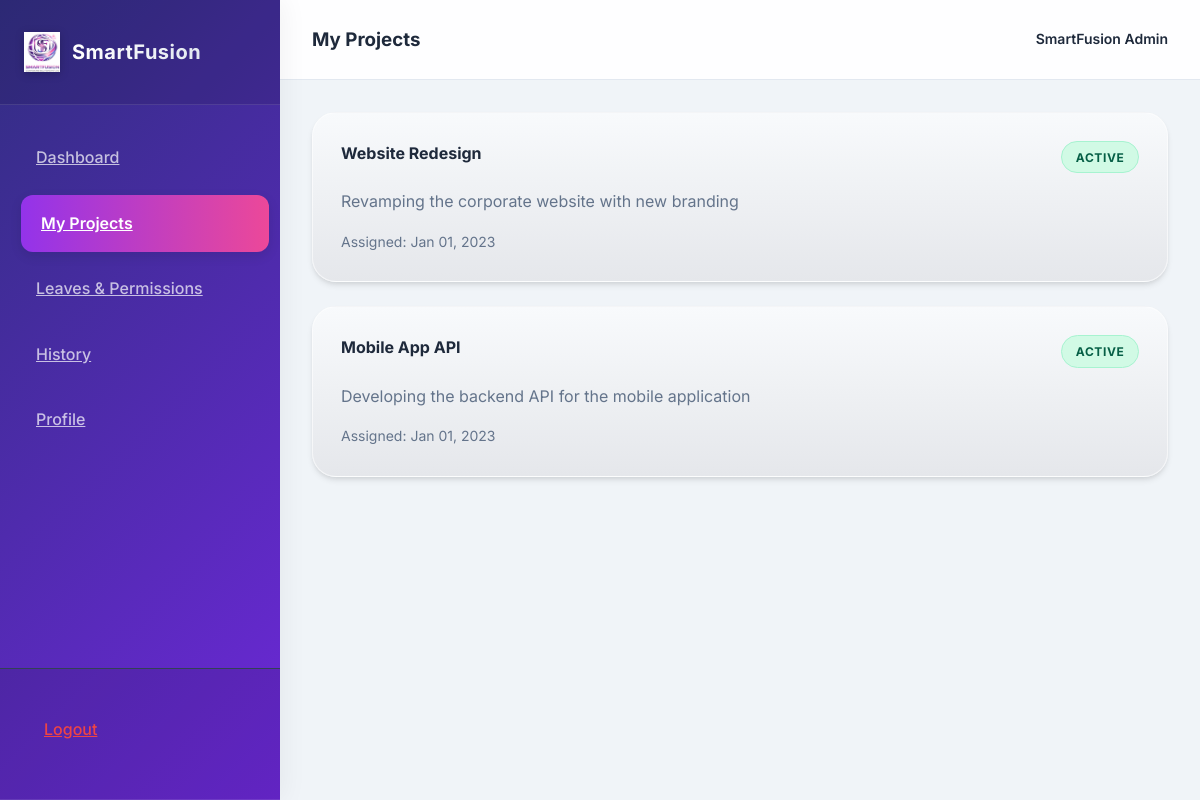
The page /my_projects.php (signed in) on the database its author committed.
### tables this page shows
CREATE TABLE IF NOT EXISTS projects (
    id INT AUTO_INCREMENT PRIMARY KEY,
    name VARCHAR(100) NOT NULL,
    description TEXT,
    status ENUM('Active', 'On Hold', 'Completed') DEFAULT 'Active',
    created_at TIMESTAMP DEFAULT CURRENT_TIMESTAMP
);

### my_projects.php (the view, shortened to what this page needs)
<?php
require('includes/db_connect.php');
$user_id = $_SESSION['user_id'];
$full_name = $_SESSION['full_name'];
$sql = "SELECT p.*, pa.assigned_at
        FROM projects p
        JOIN project_assignments pa ON p.id = pa.project_id
        WHERE pa.user_id = '$user_id'
        ORDER BY p.created_at DESC";
$result = mysqli_query($conn, $sql);
if (mysqli_num_rows($result) == 0) {
    $sql = "SELECT *, '2023-01-01' as assigned_at FROM projects WHERE status='Active'";
    $result = mysqli_query($conn, $sql);
}
?>
<!DOCTYPE html>
<html lang="en">
<head>
    <link rel="stylesheet" href="css/styles.css">
</head>
<body>
    <div class="dashboard-container">
        <aside class="sidebar">
            <div class="sidebar-header">
                <img src="assets/logo.png" alt="SmartFusion" class="logo-img">
                <span class="logo-text">SmartFusion</span>
            </div>
            <nav class="sidebar-nav">
                <a href="employee_dashboard.php" class="nav-item">Dashboard</a>
                <a href="my_projects.php" class="nav-item active">My Projects</a>
                <a href="my_leaves.php" class="nav-item">Leaves & Permissions</a>
                <a href="my_history.php" class="nav-item">History</a>
                <a href="profile.php" class="nav-item">Profile</a>
            </nav>
            <div class="sidebar-header" style="border-top: 1px solid #334155;">
                <a href="logout.php" class="nav-item" style="color: #EF4444;">Logout</a>
            </div>
        </aside>
        <main class="main-content">
            <header class="top-bar">
                <h3>My Projects</h3>
                <div class="flex items-center gap-4">
                    <span class="text-sm font-semibold">
                        <?php echo $full_name; ?>
                    </span>
                </div>
            </header>
            <div class="page-content">
                <div class="grid-3" style="grid-template-columns: repeat(auto-fill, minmax(300px, 1fr));">
                    <?php while ($row = mysqli_fetch_assoc($result)): ?>
                        <div class="card">
                            <div class="flex justify-between items-start mb-4">
                                <h4>
                                    <?php echo htmlspecialchars($row['name']); ?>
                                </h4>
                                <span class="badge badge-success">
                                    <?php echo $row['status']; ?>
                                </span>
                            </div>
                            <p class="text-muted mb-4">
                                <?php echo htmlspecialchars($row['description']); ?>
                            </p>
                            <div class="text-sm text-muted">
                                Assigned:
                                <?php echo date('M d, Y', strtotime($row['assigned_at'])); ?>
                            </div>
                        </div>
                    <?php endwhile; ?>
                </div>
            </div>
        </main>
    </div>
</body>
</html>

### css/styles.css (style rules this page uses)
:root { --primary-color: #6D28D9; --secondary-color: #EC4899; --accent-color: #A855F7; --bg-body: #F0F4F8; --bg-surface: #FFFFFF; --text-main: #1E293B; --text-muted: #64748B; --text-light: #94A3B8; --grad-primary: linear-gradient(135deg, #6D28D9, #EC4899, #E5E7EB); --grad-sidebar: linear-gradient(135deg, #312E81, #6D28D9); --grad-accent: linear-gradient(90deg, #EC4899, #F472B6); --grad-card: linear-gradient(180deg, #F8FAFC, #E5E7EB); --grad-btn-primary: linear-gradient(90deg, #9333EA, #EC4899); --grad-gold: linear-gradient(90deg, #A855F7, #EC4899, #93C5FD); --grad-login: linear-gradient(135deg, #E5E7EB, #CBD5E1); --shadow-sm: 0 2px 4px rgba(0, 0, 0, 0.05); --shadow-md: 0 4px 6px -1px rgba(0, 0, 0, 0.1), 0 2px 4px -1px rgba(0, 0, 0, 0.06); --shadow-lg: 0 10px 15px -3px rgba(109, 40, 217, 0.2), 0 4px 6px -2px rgba(109, 40, 217, 0.1); --shadow-glass: 0 8px 32px 0 rgba(31, 38, 135, 0.15); --radius-md: 0.75rem; --radius-lg: 1rem; --radius-xl: 1.5rem; --transition: all 0.3s cubic-bezier(0.4, 0, 0.2, 1); }
* { margin: 0; padding: 0; box-sizing: border-box; }
body { font-family: 'Inter', sans-serif; background: var(--bg-body); background-image: radial-gradient(circle at 10% 20%, rgba(236, 72, 153, 0.1) 0%, transparent 20%), radial-gradient(circle at 90% 80%, rgba(109, 40, 217, 0.1) 0%, transparent 20%); color: var(--text-main); line-height: 1.6; min-height: 100vh; }
.flex { display: flex; }
.justify-between { justify-content: space-between; }
.items-center { align-items: center; }
.gap-4 { gap: 1rem; }
.mb-4 { margin-bottom: 1rem; }
.font-semibold { font-weight: 600; }
.text-sm { font-size: 0.875rem; }
.text-muted { color: var(--text-muted); }
.card { background: var(--bg-surface); background: var(--grad-card); border-radius: var(--radius-xl); box-shadow: var(--shadow-md); padding: 1.75rem; border: 1px solid rgba(255, 255, 255, 0.6); margin-bottom: 1.5rem; animation: fadeIn 0.5s ease-out; }
.logo-img { height: 90px; width: auto; object-fit: contain; filter: drop-shadow(0 4px 6px rgba(0, 0, 0, 0.1)); transition: transform 0.3s ease; }
.dashboard-container { display: flex; min-height: 100vh; }
.sidebar { width: 280px; background: var(--grad-sidebar); color: white; flex-shrink: 0; display: flex; flex-direction: column; box-shadow: 4px 0 24px rgba(0, 0, 0, 0.05); z-index: 20; }
.sidebar-header { padding: 2rem 1.5rem; display: flex; align-items: center; gap: 0.75rem; border-bottom: 1px solid rgba(255, 255, 255, 0.1); background: rgba(0, 0, 0, 0.1); }
.logo-text { font-size: 1.25rem; font-weight: 700; color: white; letter-spacing: 0.025em; background: linear-gradient(90deg, #FFFFFF, #E2E8F0); -webkit-background-clip: text; -webkit-text-fill-color: transparent; }
.sidebar-header .logo-img { height: 40px; filter: drop-shadow(0 2px 4px rgba(0, 0, 0, 0.2)); }
.sidebar-nav { padding: 1.5rem 1rem; flex: 1; }
.nav-item { display: flex; align-items: center; padding: 1rem 1.25rem; color: rgba(255, 255, 255, 0.7); border-radius: var(--radius-md); margin-bottom: 0.5rem; font-weight: 500; transition: var(--transition); }
.nav-item:hover, .nav-item.active { background: rgba(255, 255, 255, 0.15); color: white; transform: translateX(5px); box-shadow: 0 4px 12px rgba(0, 0, 0, 0.1); }
.nav-item.active { background: var(--grad-btn-primary); font-weight: 600; }
.main-content { flex: 1; display: flex; flex-direction: column; background: var(--bg-body); }
.top-bar { height: 80px; background: rgba(255, 255, 255, 0.9); backdrop-filter: blur(10px); border-bottom: 1px solid #E2E8F0; display: flex; align-items: center; justify-content: space-between; padding: 0 2rem; position: sticky; top: 0; z-index: 10; }
.page-content { padding: 2rem; max-width: 1400px; margin: 0 auto; width: 100%; }
.badge { padding: 0.35rem 0.85rem; border-radius: 99px; font-size: 0.75rem; font-weight: 700; text-transform: uppercase; letter-spacing: 0.05em; }
.badge-success { background: #D1FAE5; color: #065F46; border: 1px solid #A7F3D0; }

### rows shown on the page
projects: name "Website Redesign", status "ACTIVE", description "Revamping the corporate website with new branding", assigned_at "Jan 01, 2023"
projects: name "Mobile App API", status "ACTIVE", description "Developing the backend API for the mobile application", assigned_at "Jan 01, 2023"

### other values the page prints
$full_name "SmartFusion Admin"
